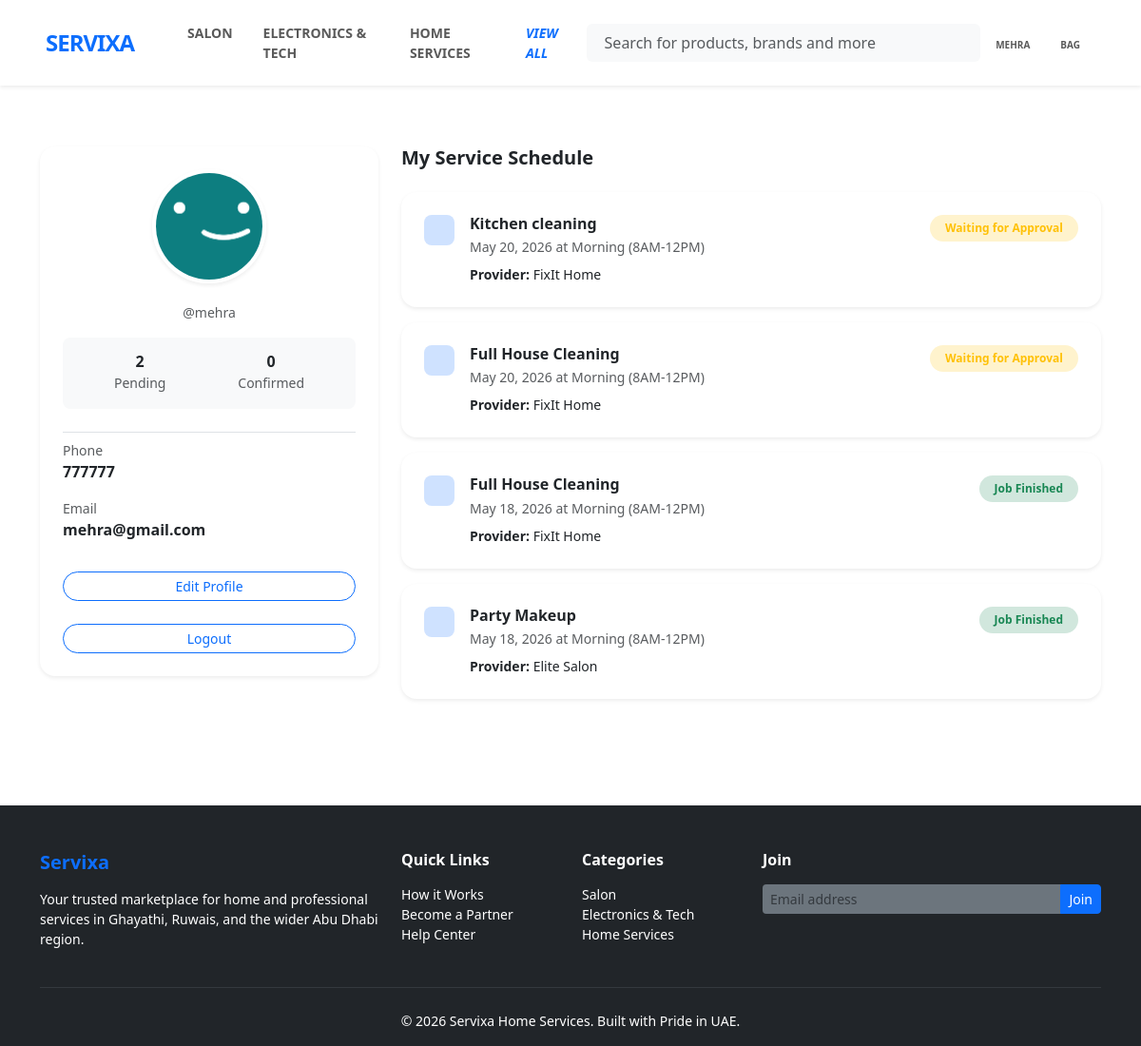
The page /accounts/profile (signed in) on the database its author committed.
### services/models.py (models this page shows, shortened)
class Category(models.Model):
    name = models.CharField(max_length=100)
    icon = models.ImageField(upload_to='category_icons',blank=True)

class Service(models.Model):
    category = models.ForeignKey(Category,on_delete=models.SET_NULL,null=True,related_name='cat_services')
    sub_cat = models.ForeignKey(Sub_category,on_delete=models.CASCADE,related_name='subcat_services',blank=True,null = True)
    company = models.ForeignKey(Company,on_delete=models.CASCADE,related_name='services')
    title = models.CharField(max_length=100)
    description = models.TextField(blank=True,null=True)
    overview = models.TextField(blank=True,null=True)
    img = models.ImageField(upload_to='service_images',null = True,blank=True)
    price = models.DecimalField(max_digits=10,decimal_places=2)
    duration_minutes = models.PositiveIntegerField()
    is_available = models.BooleanField(default=True)
    created_at = models.DateTimeField(auto_now_add=True)

### accounts/models.py (models this page shows, shortened)
class CustomUser(AbstractUser):
    ROLE_CHOICES = (
        ('admin','Admin'),
        ('customer','Customer'),
        ('freelancer','Freelancer'),
        ('company admin','Company Admin'),
        ('employee','Employee'),
    )
    role = models.CharField(max_length=20,choices=ROLE_CHOICES,default='customer')
    phone_no = models.CharField(max_length=15,blank=True,null=True)
    profile_pic = models.ImageField(upload_to='profiles',blank=True,null=True)
    verified = models.BooleanField(default=False)

### booking/models.py (models this page shows, shortened)
class Bookings(models.Model):
    STATUS_CHOICES = [
        ('pending','Pending'),
        ('confirmed','Confirmed'),
        ('completed','Completed'),
        ('cancelled','Cancelled'),
    ]
    customer = models.ForeignKey(CustomUser,on_delete=models.CASCADE,related_name='my_bookings')
    service = models.ForeignKey(Service,on_delete=models.CASCADE,related_name='service_booking')
    company = models.ForeignKey(Company,on_delete=models.CASCADE)
    assigned_to  = models.ForeignKey(CustomUser,on_delete=models.SET_NULL,null=True,blank=True,related_name='jobs')
    service_price = models.DecimalField(max_digits=10,decimal_places=2,default=0.00)
    booking_date = models.DateField()
    timeslot = models.CharField(max_length=50)
    status = models.CharField(max_length=20,choices=STATUS_CHOICES,default='pending')

### company/models.py (models this page shows, shortened)
class Company(models.Model):
    company_admin = models.OneToOneField(settings.AUTH_USER_MODEL,on_delete=models.CASCADE,related_name='owned_company')
    name = models.CharField(max_length=100)
    des = models.TextField(blank=True)
    logo = models.ImageField(upload_to='company_logo',blank=True,null=True)
    address = models.CharField(max_length=500,blank=True)
    verified = models.BooleanField(default=False)
    STATUS_CHOICES = [
        ('pending','Pending'),
        ('approved','Approved'),
        ('rejected','Rejected')
    ]
    created_at = models.DateTimeField(auto_now_add=True)
    status = models.CharField(max_length=20,choices=STATUS_CHOICES,default='pending')

### accounts/views.py (the view)
# urls.py: path('profile',customer_profile,name='profile'),
@login_required
def customer_profile(request):
    my_bookings = Bookings.objects.filter(customer = request.user).order_by('-booking_date')
    context = {
        'bookings':my_bookings,
        'pending_count':my_bookings.filter(status = 'pending').count(),
        'confirmed_count' : my_bookings.filter(status='confirmed').count(),
    }
    return render(request,'accounts/profile.html',context)

### booking/context_processors.py (called while the page is built)
def cat_context(request):
    all_cats = Category.objects.all()
    return {
        'nav_categories' : all_cats[:4],
        'more_categories' : all_cats[4:],
        'categories' : all_cats,
    }

### templates/accounts/profile.html (shortened to what this page needs)
{% extends 'base.html' %}
{% block code %}
<div class="container py-5">
    <div class="row g-4">
        <div class="col-lg-4">
            <div class="card border-0 shadow-sm rounded-4 p-4 text-center">
                <div class="position-relative d-inline-block mx-auto mb-3">
                    <img src="{{user.profile_pic.url}}" class="rounded-circle border border-4 border-white shadow-sm" style="width: 120px; height: 120px; object-fit: cover;">
                </div>
                <p class="text-muted small mb-3">@{{ user.username }}</p>
                <div class="d-flex justify-content-around bg-light rounded-3 p-3 mb-4">
                    <div class="text-center">
                        <h6 class="fw-bold mb-0">{{ pending_count }}</h6>
                        <small class="text-muted">Pending</small>
                    </div>
                    <div class="text-center">
                        <h6 class="fw-bold mb-0">{{ confirmed_count }}</h6>
                        <small class="text-muted">Confirmed</small>
                    </div>
                </div>
                <ul class="list-group list-group-flush text-start border-top">
                    <li class="list-group-item border-0 px-0">
                        <small class="text-muted d-block">Phone</small>
                        <span class="fw-semibold">{{ user.phone_no }}</span>
                    </li>
                    <li class="list-group-item border-0 px-0">
                        <small class="text-muted d-block">Email</small>
                        <span class="fw-semibold">{{ user.email }}</span>
                    </li>
                </ul>
                <a href="{% url 'editpro' %}" class="btn btn-outline-primary btn-sm w-100 mt-4 rounded-pill">Edit Profile</a>
                <a href="{% url 'logout' %}" class="btn btn-outline-primary btn-sm w-100 mt-4 rounded-pill">Logout</a>
            </div>
        </div>
        <div class="col-lg-8">
            <h5 class="fw-bold mb-4">My Service Schedule</h5>
            {% for booking in bookings %}
            <div class="card border-0 shadow-sm mb-3 rounded-4 overflow-hidden">
                <div class="card-body p-4">
                    <div class="d-flex justify-content-between align-items-start">
                        <div class="d-flex gap-3">
                            <div class="bg-primary-subtle text-primary p-3 rounded-3 h-100">
                            </div>
                            <div>
                                <h6 class="fw-bold mb-1">{{ booking.service.title }}</h6>
                                <p class="text-muted small mb-0">{{ booking.booking_date }} at {{ booking.timeslot }}</p>
                                <p class="small mt-2 mb-0">
                                    <strong>Provider:</strong> {{ booking.company.name }}
                                </p>
                            </div>
                        </div>
                        <div class="text-end">
                            {% if booking.status == 'pending' %}
                                <span class="badge bg-warning-subtle text-warning px-3 py-2 rounded-pill">Waiting for Approval</span>
                            {% elif booking.status == 'confirmed' %}
                                <span class="badge bg-primary-subtle text-primary px-3 py-2 rounded-pill">Technician Confirmed</span>
                            {% elif booking.status == 'completed' %}
                                <span class="badge bg-success-subtle text-success px-3 py-2 rounded-pill">Job Finished</span>
                            {% endif %}
                        </div>
                    </div>
                </div>
            </div>
            {% empty %}
            <div class="text-center py-5 bg-white rounded-4 shadow-sm">
                <p class="text-muted">You haven't booked any services yet.</p>
                <a href="{% url 'home' %}" class="btn btn-primary rounded-pill px-4">Explore Services</a>
            </div>
            {% endfor %}
        </div>
    </div>
</div>
{% endblock %}

### templates/base.html (shortened to what this page needs)
<!DOCTYPE html>
<html lang="en">
<head>
    <link href="https://cdn.jsdelivr.net/npm/bootstrap@5.3.8/dist/css/bootstrap.min.css" rel="stylesheet">
</head>
<body >
    <header>
        <nav class="navbar navbar-expand-lg navbar-light bg-white py-3 shadow-sm sticky-top">
            <div class="container-fluid px-lg-5">
                <a class="navbar-brand fw-bold fs-4" href="{% url 'home' %}" style="letter-spacing: -1px;">
                    <span class="text-primary">SERVIXA</span>
                </a>
                <div class="collapse navbar-collapse" id="mainNav">
                    <ul class="navbar-nav me-auto mb-2 mb-lg-0 ms-lg-4 fw-semibold small text-uppercase">
                        {%for cat in nav_categories %}
                            <li class="nav-item"><a class="nav-link px-3" href="{% url 'catview' cat.id %}">{{cat.name}}</a>
                            </li>
                        {%endfor%}
                        <li class = "nav-item">
                            <a href="{% url 'allcats' %}" class="nav-link px-3 fw-bold text-primary"><i>View All</i></a>
                        </li>
                    </ul>
                    <form action="{% url 'search' %}" method="GET" class="d-flex mx-auto col-lg-5 position-relative">
                        <div class="input-group bg-light rounded-2 border-0">
                            <span class="input-group-text bg-transparent border-0 pe-0 text-muted">
                            </span>
                            <input class="form-control bg-transparent border-0 py-2 ps-2 small" type="search" name="search"
                                placeholder="Search for products, brands and more" value="{{ request.GET.search }}">
                        </div>
                    </form>
                    <div class="navbar-nav ms-auto align-items-center">
                        {%if user.is_authenticated %}
                            {% if user.role == 'customer' %}
                                <a href="{% url 'profile' %}" class="nav-link text-center px-3">
                                    <span style="font-size: 10px;" class="fw-bold text-uppercase">{{user.username}}</span>
                                </a>
                            {% elif user.role == 'admin' %}
                                <a href="{% url 'admin_dashboard' %}" class="nav-link text-center px-3">
                                    <i class="bi bi-person fs-5 d-block"></i>
                                    <span style="font-size: 10px;" class="fw-bold text-uppercase">Dashboard</span>
                                </a>
                            {% else %}
                                <a href="{% url 'dashboard' %}" class="nav-link text-center px-3">
                                    <i class="bi bi-person fs-5 d-block"></i>
                                    <span style="font-size: 10px;" class="fw-bold text-uppercase">Dashboard</span>
                                </a>
                            {%endif%}
                        {%else%}
                            <a href="{% url 'login' %}" class="nav-link text-center px-3">
                                <i class="bi bi-person fs-5 d-block"></i>
                                <span style="font-size: 10px;" class="fw-bold text-uppercase">Signup</span>
                            </a>
                        {% endif %}
                        {%if user.is_authenticated %}
                            <a href="{% url 'cartview' %}" class="nav-link text-center px-3">
                                <span style="font-size: 10px;" class="fw-bold text-uppercase">Bag</span>
                            </a>
                        {%endif%}
                    </div>
                </div>
            </div>
        </nav>
    </header>
    <div style="min-height: 500px;">
    {% block code %}
    {%endblock%}
    </div>
    <footer class="bg-dark text-white pt-5 pb-3 mt-5">
        <div class="container">
            <div class="row g-4">
                <div class="col-md-4">
                    <h5 class="fw-bold text-primary mb-3">Servixa</h5>
                    <p class="small text-white">Your trusted marketplace for home and professional services in Ghayathi, Ruwais, and the wider Abu Dhabi region.</p>
                </div>
                <div class="col-md-2">
                    <h6 class="fw-bold mb-3">Quick Links</h6>
                    <ul class="list-unstyled small">
                        <li><a href="#" class="text-white text-decoration-none">How it Works</a></li>
                        <li><a href="#" class="text-white text-decoration-none">Become a Partner</a></li>
                        <li><a href="#" class="text-white text-decoration-none">Help Center</a></li>
                    </ul>
                </div>
                <div class="col-md-2">
                    <h6 class="fw-bold mb-3">Categories</h6>
                    <ul class="list-unstyled small">
                        {% for cat in nav_categories %}
                            <li><a href="#" class="text-white text-decoration-none">{{ cat.name }}</a></li>
                        {% endfor %}
                    </ul>
                </div>
                <div class="col-md-4">
                    <h6 class="fw-bold mb-3">Join</h6>
                    <div class="input-group mb-3">
                        <input type="text" class="form-control form-control-sm bg-secondary border-0 text-white" placeholder="Email address">
                        <button class="btn btn-primary btn-sm">Join</button>
                    </div>
                </div>
            </div>
            <hr class="my-4 border-secondary">
            <div class="text-center small text-white">
                &copy; 2026 Servixa Home Services. Built with Pride in UAE.
            </div>
        </div>
    </footer>
</body>
</html>

### rows shown on the page
Category: name "SALON", name "Salon"
Category: name "ELECTRONICS & TECH", name "Electronics & Tech"
Category: name "HOME SERVICES", name "Home Services"
CustomUser: username "MEHRA", profile_pic (picture), username "mehra", phone_no "777777", email "mehra@gmail.com"
Bookings: service "Kitchen cleaning", booking_date "May 20, 2026", timeslot "Morning (8AM-12PM)", company.name "FixIt Home", status "Waiting for Approval"
Bookings: service "Full House Cleaning", booking_date "May 20, 2026", timeslot "Morning (8AM-12PM)", company.name "FixIt Home", status "Waiting for Approval"
Bookings: service "Full House Cleaning", booking_date "May 18, 2026", timeslot "Morning (8AM-12PM)", company.name "FixIt Home", status "Job Finished"
Bookings: service "Party Makeup", booking_date "May 18, 2026", timeslot "Morning (8AM-12PM)", company.name "Elite Salon", status "Job Finished"

### other values the page prints
{{ pending_count }} "2"
{{ confirmed_count }} "0"
